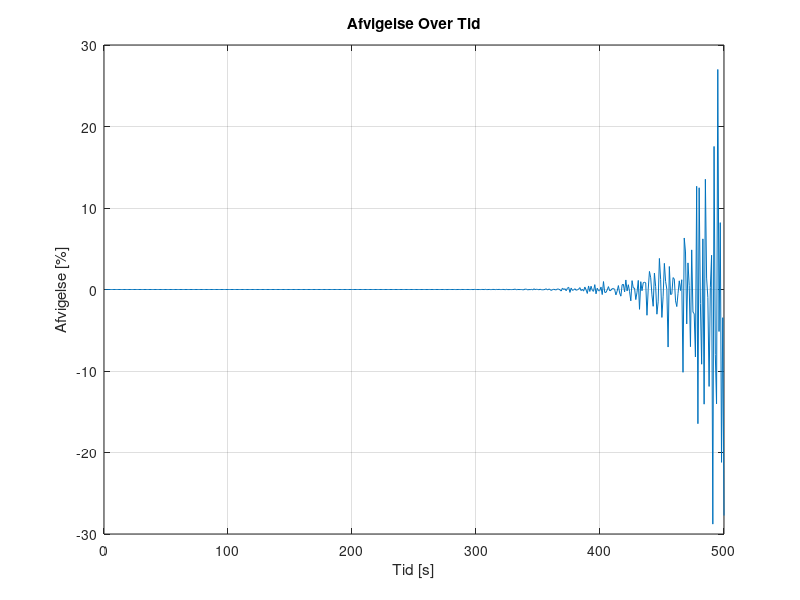
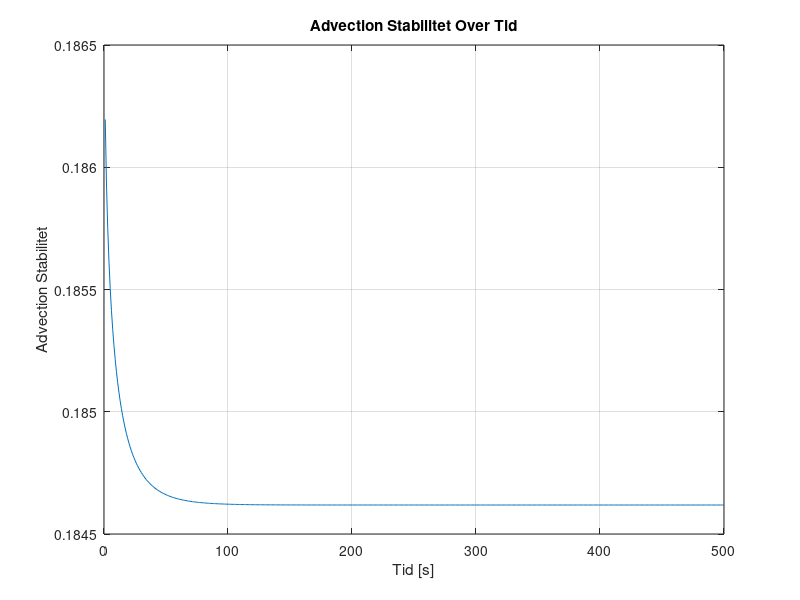
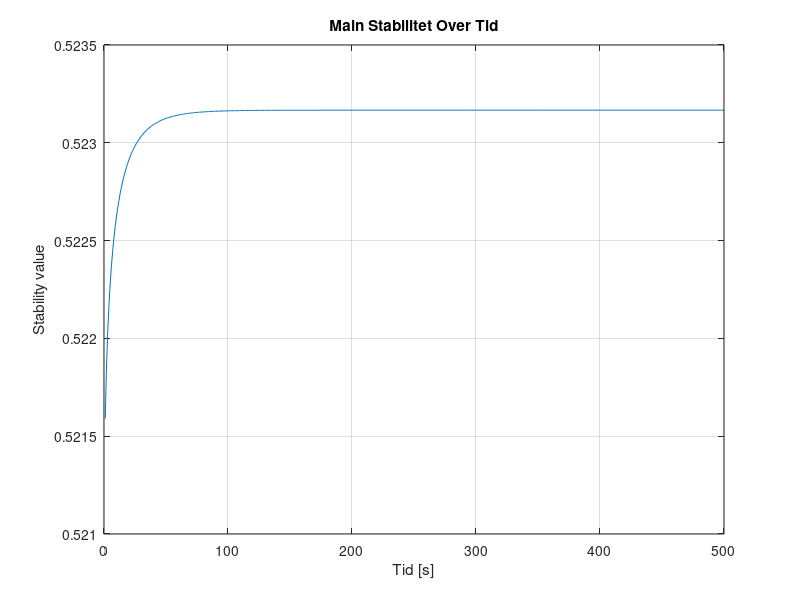
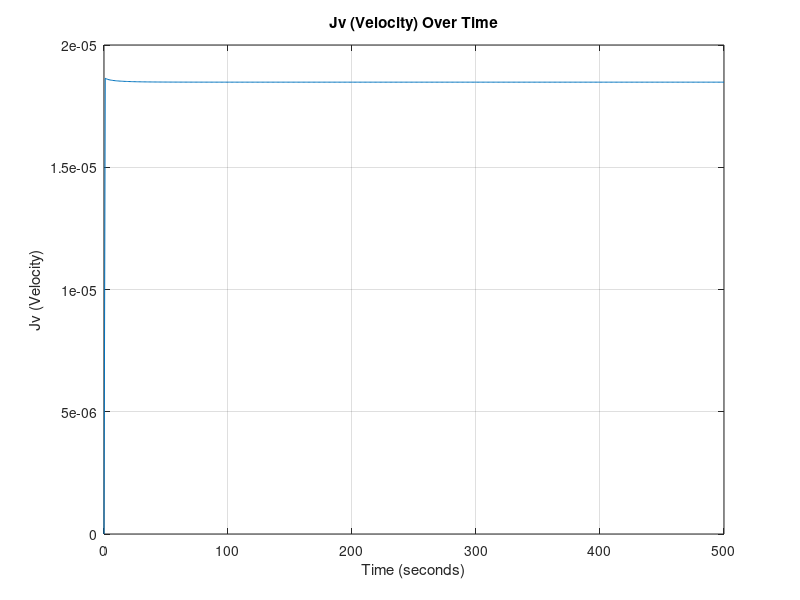

Write the MATLAB code that produced these figures, in order. (Note: this script raises an error after producing the figures.)
%%%%%%%%%%%%%%%%%%%%%%%%%%%%%%%%%%%%%%%
%%%  GITHUB - ALL RIGHTS RESERVED   %%%
%%%                                 %%%
%%% PROPERTY OF AALBORG UNIVERSITY  %%%
%%%         CREATED BY:             %%%
%%%  GROUP 3 - 3RD SEMESTER- 2023   %%%
%%%    @ANALREXIA    @ANDEMANDEN    %%%
%%%    @BONINATOR1   @PETERPASTA11  %%%
%%%%%%%%%%%%%%%%%%%%%%%%%%%%%%%%%%%%%%%
%%
clear
close all
clc
%% Inital Parameters
Lx = 0.1;                     % Domain length [m]
domain_steps = 1000;          % Number of spatial domain steps
dx = Lx / (domain_steps - 1); % Position discretization [m]
 
Lt = 500;              % Time length [s]
time_steps = 500;      % Number of time steps
dt = Lt / time_steps;  % Temporal discretization [s]

% DEFINED VARIABLES
D = 1.464*10^-9;      % Diffusivity coefficient H2PO4- in water [m^2 s^-1]
Cf = 0.1;             % Ionconcentration of the feed [mol L^-1]
DeltaP = 35;          % Change in outer pressure [bar]
Am = 0.0308;          % Surfacearea of the membrane [m^2]
k0 = 5.7311*10^-7;    % Initial water permeability [m^3 m^-2 bar^-1 s^-1] 
mu = 0.8903*10^-9;    % Viscosity of water [bar∙s]
Rm = 1/(mu*k0);       % Membraneresitance of water [m^-1]
alpha = 1*10^16;      % Specific fouling resistance [m · kg-1] or [m mol^-1]
JuScalar = 0.5;       % Percipitate Advection Coefficient
sig_i = 0.1;          % Rejection of ions 
volprc = dx*Am*1000;  % Volume per cell in Liters

% PHYSICAL CONSTANTS

R = 8.31415*10^-2;  % Gasconstant [L Bar mol^-1 K^-1]
T = 273.15+25;      % Temperature [K]
 
% Anonymous functions

Udf = @(conc) 0.0011*exp(36.328*conc) + 0.263253; % Concentration of percipitate in respect to Ciw. [mol L^-1]
Rf = @(conc) alpha*(conc*volprc/Am);                % Foulingresistance [m^-1]
k = @(conc) 1/(mu*(Rm+Rf(conc)));                 % Water permeability dependent on mu,Rm and Rf [m^3 m^-2 bar^-1 s^-1]


% Space and Time Grid
x = linspace(0, Lx, domain_steps);
t = linspace(0, Lt, time_steps);

% Initial concentration array AND Initial condition
C = zeros(domain_steps, time_steps)+0.1; % 0.1 molar [H2PO4] at pH 2.9

% Diffusive Stability

DS = D*dt/dx^2;
fprintf('\n Diffusivity Stability = %f', DS);
if DS>0.5 
   fprintf(2,'\n ERROR: Stabilitetsfejl');
else
    fprintf('\n Stable Diffusion Model !!');
end


%% Time-stepping loop
for j = 2:time_steps
    if j == 2
            Cudf = Udf(Cf); % Initial Percipitation
            Cop = 0;
            Cbw = Udf(Cf);
            Jb = 0;
        else
            Cudf = Udf(Ciw);
            Jb = Jkonv*Udf(Cf)*(dt/dx)*JuScalar;
            Cop = Cop + Jb; % Total percipitate after advection [mol L^-1]
            Cbw = Cudf + Cop;
    end    
    for i = 1:domain_steps
        Ciw = C(domain_steps, j-1); % Concentration of ions at the wall [mol L^-1]

        C(1, :) = Cf; % Set the leftmost boundary to Cf [mol L^-1]

        Jkonv = (k0*(DeltaP-(1*R*T*(Ciw))));  % Volume flux = Jkonv , in terms of osmotic pressure (DeltaP, R, T, C_(i_w)) and k. [m/s]

        if i == 1 % First Cell (no left neighbor)
            Jdiff = 0;       % Diffusive ionflux
            Jadv = 0;        % Advective flux

        elseif i == domain_steps % Membrane wall cell (no right neighbor)
            Jdiff = (D * (C(domain_steps - 1, j-1) - C(domain_steps, j-1))) / dx^2;           % Diffusive ionflux [mol · m-2 · s-1]
            Jadv = -Jkonv * (C(domain_steps, j-1)*(1-sig_i) - C(domain_steps - 1, j-1)) / dx; % Advective flux [mol · m-2 · s-1]

        else    % Bulk Cells
            % Calculate the second derivative normally
            Jdiff = D * (C(i + 1, j-1) - 2 * C(i, j-1) + C(i - 1, j-1)) / dx^2; % Diffusive ionflux at the membrane wall [mol · m-2 · s-1]
            Jadv = -Jkonv * (C(i, j-1) - C(i-1, j-1)) / dx;                     % Advective flux at the membrane wall [mol · m-2 · s-1]
        end
        % Apply the diffusion-advection equation
        C(i, j) = C(i, j-1) + dt * (Jdiff + Jadv); % Apply the diffusion-advection equation [mol L^-1]
        Jv_values3(j) = Jkonv;                   % Storing convective flux values in respect to time
        Cbw_values(j) = Cbw;                       % Storing precipitate values in respect to time
        AS(j) = Jkonv * dt/dx;                     % Storing Stability plot values
        % Main Stability
        MainS=(1-2*DS-AS(j));                      % Calculation of specific main stability to time
        MainS_values(j)=MainS;                     % Storing main stability values
    end
end
%% conservation and error

Ciw = [0,C(domain_steps, :)]; % Making the matrix line up properly and have the right size
Ciw(end) = [];

Systemdiff = [0, diff(sum(C*volprc,1))]; % Difference in system concentration per dt

inflow = Cf*(Jv_values3)*(dt/dx)*volprc;                 % Input [mol]
outflow = Ciw.* Jv_values3*(dt/dx)*volprc*(1-sig_i);     % Output [mol]
infoutdiff = (inflow - outflow);                           % Difference in input and output
ERROR = ((Systemdiff - infoutdiff).*Systemdiff.^(-1))*100; % Mass conservation error


%% 2D Plots

% Plot Mass Conservation Error values over time

figure;
plot(t, ERROR);
xlabel('Tid [s]');
ylabel('Afvigelse [%]');
title('Afvigelse Over Tid');
grid on;

% Plot Advection Stability (DS) values over time

figure;
plot(t(2:end), AS(2:end));
xlabel('Tid [s]');
ylabel('Advection Stabilitet');
title('Advection Stabilitet Over Tid');
grid on;

% Plot Main Stability (MainS) values over time

figure;
plot(t(2:end), MainS_values(2:end));
xlabel('Tid [s]');
ylabel('Stability value');
title('Main Stabilitet Over Tid');
grid on;

% Plot Jv values over time
figure;
plot(t, Jv_values3);
xlabel('Time (seconds)');
ylabel('Jv (Velocity)');
title('Jv (Velocity) Over Time');
grid on;

% Time indices
time_instances = [1, 5, 25, 50, 100, 250, 500];

figure;
hold on;

% Plot concentration at specific time instances
for i = 1:length(time_instances)
    time_index = time_instances(i);
    plot(x, C(:, time_index)/Cf - 1);
end

xlabel('Position [m]');
ylabel('CF');
title('CF over position ved forskellige tidspunkter');
xlim([0.097, Lx]);
ylim([0, 0.12]);

% Add a legend for clarity
legend(arrayfun(@(f) ['t=', num2str(f), 's'], time_instances, 'UniformOutput', false));
legend('Location','northwest')
grid on;
hold off;

%% 3D Plot

% 3D surface plot - concentration over time and position
[T, X] = meshgrid(t, x);
figure;
h = surf(X, T, (C/Cf)-1);
xlabel('Position [m]');
ylabel('Tid [s]');
zlabel('CF');
title('CF over tid og position');
xlim([0, Lx]);
ylim([0, Lt]);
zlim([0, 0.12]);
set(h,'LineStyle','none')
colormap(jet)
clim([0, 0.12])

%%
save('step3jv', 'Jv_values3')
